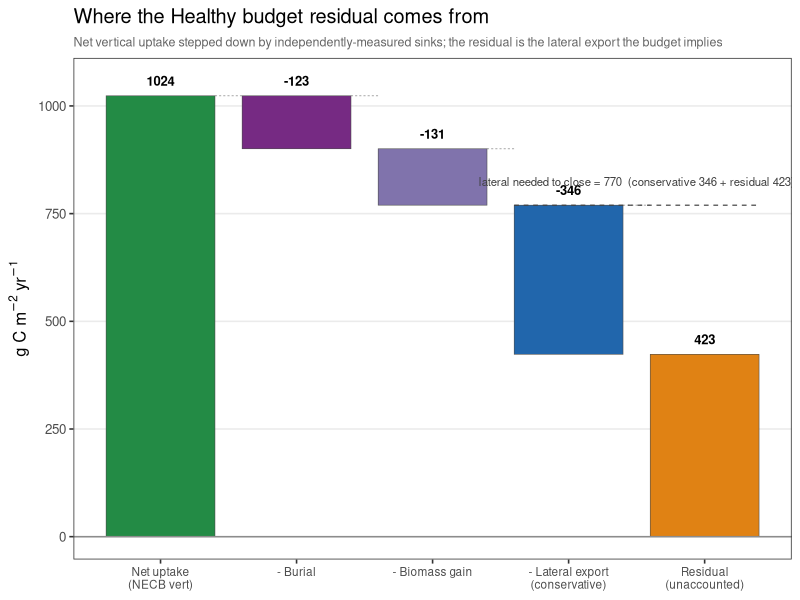
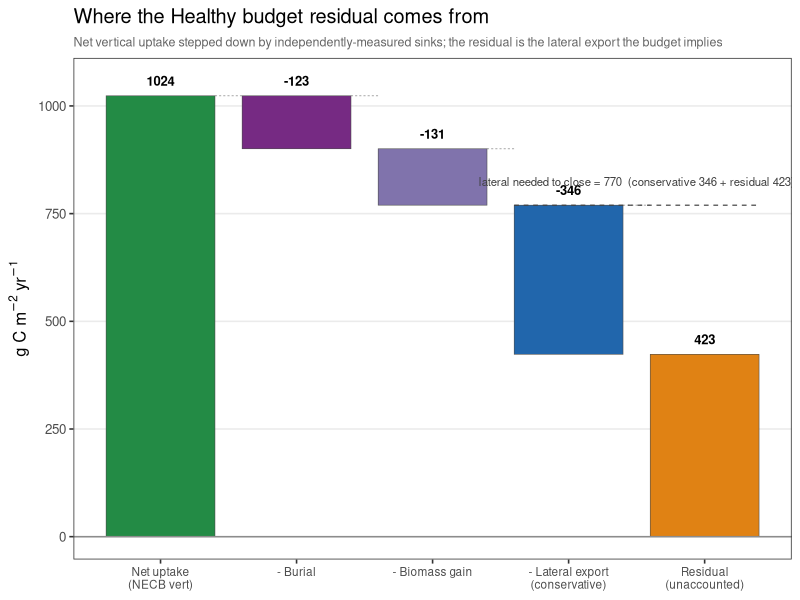

The R source for these figures, in order:
# =============================================================================
# plot_budget_waterfall.R
# -----------------------------------------------------------------------------
# Residual-decomposition waterfall (Healthy): start from the vertical net uptake
# (NECB_vertical), step down through the independently-measured sinks (burial,
# biomass, conservative lateral export), and show what is left unaccounted.
# The residual == the additional lateral export the bottom-up budget implies.
#
# Reads: output/upscaling/carbon_budget_summary.csv, carbon_budget_scenarios.csv
# =============================================================================
suppressMessages({library(dplyr); library(ggplot2)})
if (requireNamespace("here", quietly = TRUE)) setwd(here::here())

h  <- read.csv("output/upscaling/carbon_budget_summary.csv") %>% filter(class == "Healthy")
sc <- read.csv("output/upscaling/carbon_budget_scenarios.csv")
NECB <- h$NECB_vertical_only; BUR <- h$burial_accum; BIO <- h$dbiomass_accum
LATc <- h$flux_lateral; RES <- h$closure_resid
LAThi <- sc$lateral_total[sc$scenario == "high"]          # Reithmaier/Ho-upper

# waterfall levels (cumulative top-down): each sink removes a slice from NECB_vert
lv <- tibble::tribble(
  ~step,                    ~drop, ~fill,
  "Net uptake\n(NECB vert)", NA,    "#238b45",
  "- Burial",                BUR,   "#762a83",
  "- Biomass gain",          BIO,   "#8073ac",
  "- Lateral export\n(conservative)", LATc, "#2166ac",
  "Residual\n(unaccounted)", NA,    "#e08214"
) %>%
  mutate(step = factor(step, levels = step),
         # floating waterfall bars: each deduction spans from the previous level
         # down to the new level; NECB and residual are grounded at 0.
         top = c(NECB, NECB,       NECB - BUR,       NECB - BUR - BIO,        RES),
         bot = c(0,    NECB - BUR, NECB - BUR - BIO, NECB - BUR - BIO - LATc,  0),
         lab = c(sprintf("%.0f", NECB), sprintf("-%.0f", BUR), sprintf("-%.0f", BIO),
                 sprintf("-%.0f", LATc), sprintf("%.0f", RES)),
         x = seq_along(step))

req_lat <- NECB - BUR - BIO            # lateral needed to fully close (== 960)

p <- ggplot(lv) +
  geom_hline(yintercept = 0, color = "grey55", linewidth = 0.3) +
  # connector lines between steps
  geom_segment(aes(x = x + 0.4, xend = x + 0.6, y = top, yend = top),
               data = lv[1:4, ], color = "grey60", linewidth = 0.3, linetype = "22") +
  geom_rect(aes(xmin = x - 0.4, xmax = x + 0.4, ymin = bot, ymax = top, fill = fill),
            color = "grey30", linewidth = 0.2) +
  geom_text(aes(x = x, y = pmax(top, bot) + 35, label = lab), size = 3.3, fontface = "bold") +
  # "required lateral to close" reference: conservative bar + residual would need to reach here
  geom_hline(yintercept = 0, color = "grey55") +
  annotate("segment", x = 3.6, xend = 5.4, y = req_lat, yend = req_lat,
           linetype = "dashed", color = "grey25", linewidth = 0.4) +
  annotate("text", x = 4.5, y = req_lat + 55, size = 2.9, color = "grey25",
           label = sprintf("lateral needed to close = %.0f  (conservative %.0f + residual %.0f)", req_lat, LATc, RES)) +
  annotate("text", x = 5, y = RES/2, size = 2.9, color = "#8a4b00", fontface = "italic",
           label = sprintf("= implied extra\nlateral export\n(high scenario %.0f\ncloses to ~0)", LAThi)) +
  scale_fill_identity() +
  scale_x_continuous(breaks = lv$x, labels = lv$step) +
  labs(x = NULL, y = expression("g C "*m^-2*" "*yr^-1),
       title = "Where the Healthy budget residual comes from",
       subtitle = "Net vertical uptake stepped down by independently-measured sinks; the residual is the lateral export the budget implies") +
  theme_bw(base_size = 12) +
  theme(panel.grid.minor = element_blank(), panel.grid.major.x = element_blank(),
        axis.text.x = element_text(size = 8.5), plot.subtitle = element_text(color = "grey40", size = 9))

dir.create("output/figures/other", showWarnings = FALSE, recursive = TRUE)
dir.create("output/figures/presentation", showWarnings = FALSE, recursive = TRUE)
ggsave("output/figures/other/budget_residual_waterfall.pdf", p, width = 8.5, height = 5.5)
ggsave("output/figures/presentation/budget_residual_waterfall.png", p, width = 8.5, height = 5.5, dpi = 200)
cat("Written: budget_residual_waterfall.{pdf,png}\n")
